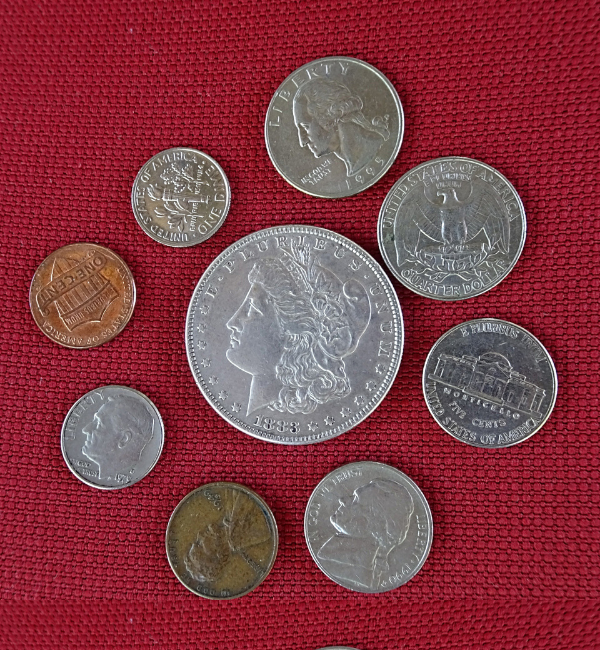
#> input picture Coins.png, 600 x 650 px
$ jupyter execute 'Coin Detection.ipynb'
#> lines starting #> are read from the running program, lines starting #| are printed output that depends on the picture; after the words box and inside, x2 and y2 are one past the last pixel; in counts of white or black regions, pixels touching at a corner belong together
## Coin Detection

**Name: Ashwath M**
**Reg. No: 212223230023**
**Slot.No: 4E6-1**

[cell 1]
import cv2
import matplotlib.pyplot as plt
import numpy as np

[cell 2]
image = cv2.imread('Coins.png')
#> image is the input picture: shape (650, 600, 3); mean B, G, R 68.8, 59.3, 131.9

[cell 3]
imageCopy = image.copy()
plt.imshow(image[:,:,::-1])
plt.title("Original Image")
plt.show()

[cell 4]
imageGray = cv2.cvtColor(image, cv2.COLOR_BGR2GRAY)
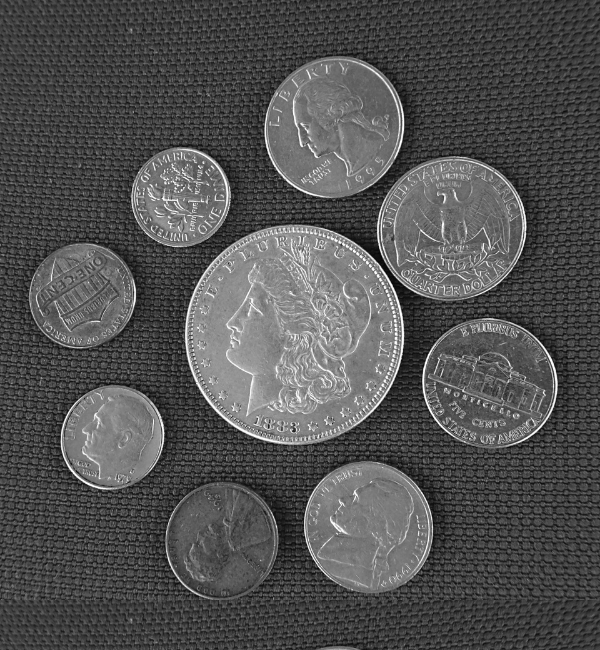
#> imageGray: shape (650, 600); min 5, max 254, mean 82.1

[cell 5]
plt.figure(figsize=(10,10))
plt.subplot(121);plt.imshow(image[:,:,::-1]);plt.title("Original Image")
plt.subplot(122); plt.imshow(imageGray,cmap='gray');plt.title("Grayscale Image"); plt.show()
#> after `plt.subplot(122)`:
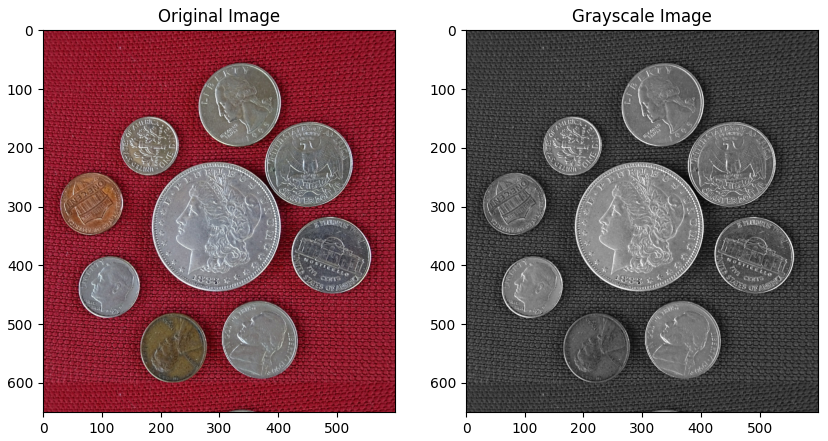
#> figure drawn by matplotlib, 2 panels

[cell 6]
imageB, imageG, imageR = cv2.split(image)
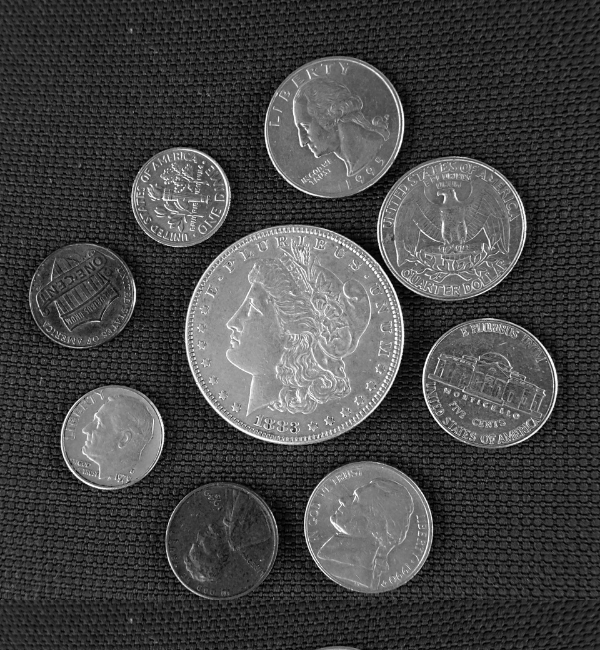
#> imageB: shape (650, 600); min 0, max 255, mean 68.8
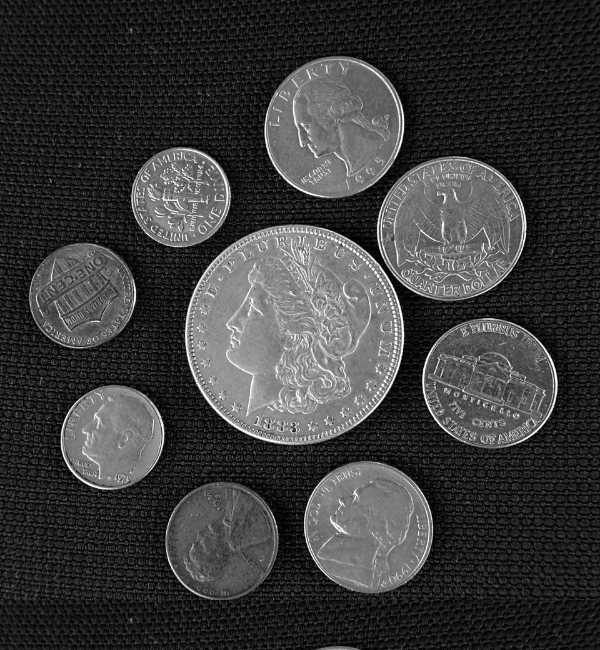
#> imageG: shape (650, 600); min 0, max 255, mean 59.3
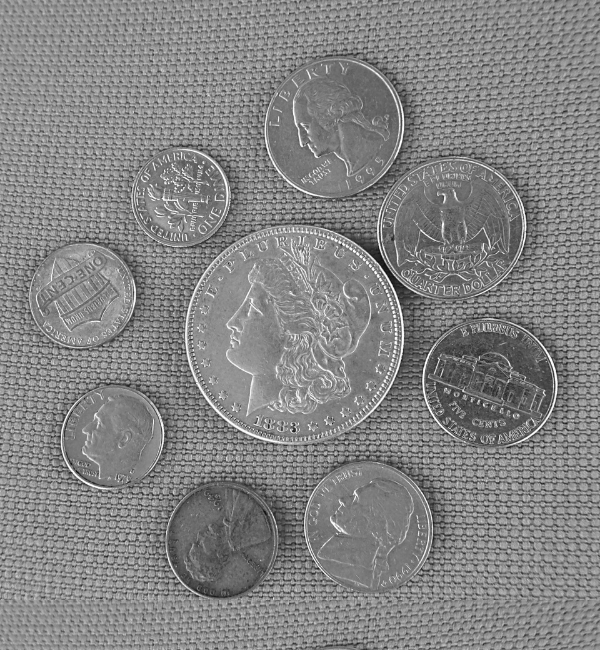
#> imageR: shape (650, 600); min 14, max 255, mean 131.9

[cell 7]
plt.figure(figsize=(20,12))
plt.subplot(141);plt.imshow(image[:,:,::-1]);plt.title("Original Image")
plt.subplot(142);plt.imshow(imageB,cmap='gray');plt.title("Blue Channel")
plt.subplot(143);plt.imshow(imageG,cmap='gray');plt.title("Green Channel")
plt.subplot(144);plt.imshow(imageR,cmap='gray');plt.title("Red Channel");
plt.show()

[cell 8]
_, thresh = cv2.threshold(imageG, 80, 255, cv2.THRESH_BINARY)
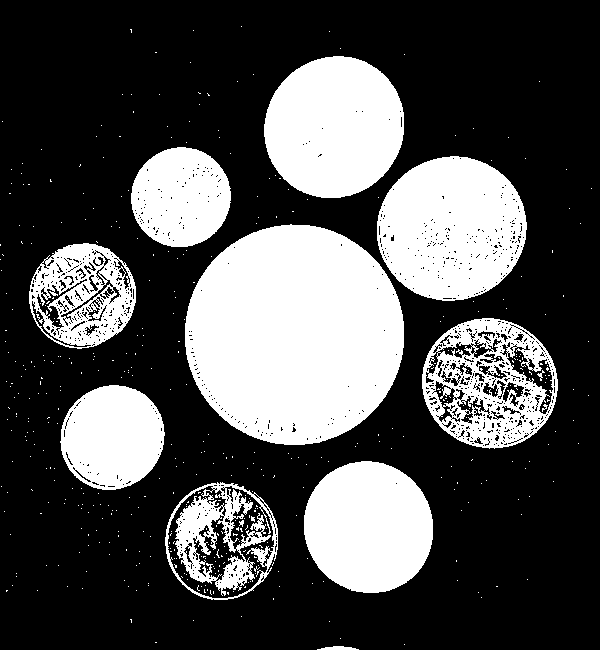
#> thresh: shape (650, 600); 31.2% white; 460 white regions (447 under 20 px), largest, box (x1, y1, x2, y2) and area: (185, 224, 404, 445) 37924, (377, 156, 527, 301) 16601, (264, 56, 404, 198) 15592

[cell 9]
plt.imshow(thresh, cmap='gray');plt.title('Thresholded Image');plt.show()

[cell 10]
kernel = np.ones((3, 3), np.uint8)
dilate = cv2.dilate(thresh, kernel, iterations=2)
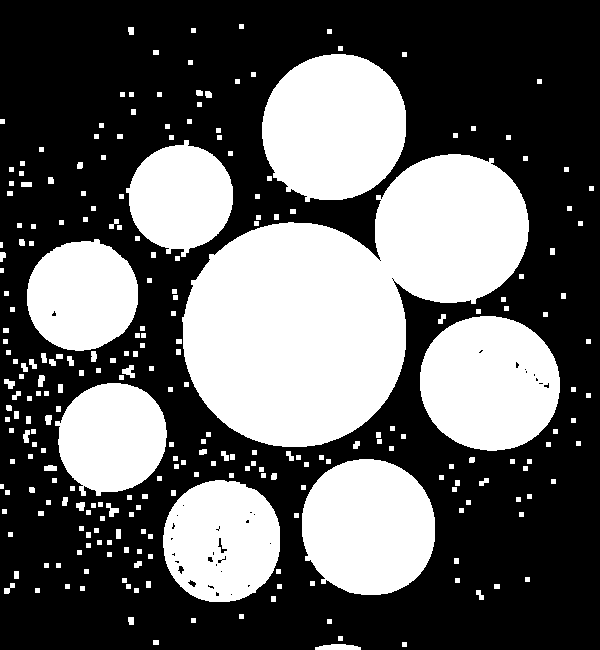
#> dilate: shape (650, 600); 38.8% white; 259 white regions (1 under 20 px), largest, box (x1, y1, x2, y2) and area: (182, 154, 529, 447) 58077, (262, 54, 406, 202) 16839, (420, 316, 560, 451) 14922

[cell 11]
plt.imshow(dilate,cmap='gray')
plt.title("Dilated Image")
plt.show()

[cell 12]
kernel1 = np.ones((5, 5), np.uint8)

[cell 13]
eroded = cv2.erode(dilate, kernel1, iterations=1)
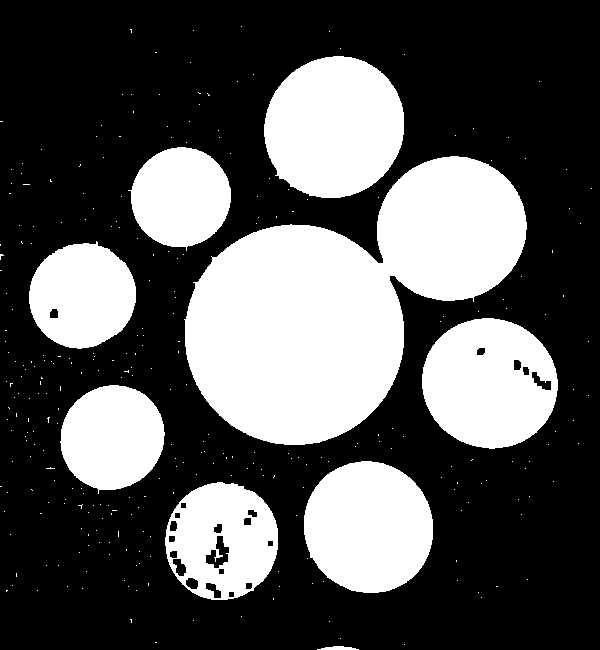
#> eroded: shape (650, 600); 34% white; 298 white regions (289 under 20 px), largest, box (x1, y1, x2, y2) and area: (184, 156, 527, 445) 55117, (264, 56, 404, 198) 15646, (422, 318, 558, 449) 13567
plt.imshow(eroded,cmap='gray')
plt.title("Eroded Image")
plt.show()

[cell 14]
params = cv2.SimpleBlobDetector_Params()

params.blobColor = 0

params.minDistBetweenBlobs = 2

params.filterByArea = False

params.filterByCircularity = True
params.minCircularity = 0.8

params.filterByConvexity = True
params.minConvexity = 0.8

params.filterByInertia =True
params.minInertiaRatio = 0.8

[cell 15]
detector = cv2.SimpleBlobDetector_create(params)

[cell 16]
keypoints = detector.detect(eroded)
#> keypoints = 9 keypoints; (x, y, size): (247, 521, 8.7), (173, 554, 8.5), (248, 585, 7.5), (171, 538, 7.5), (227, 570, 6.3), (221, 571, 6.3), (270, 543, 6.3), (177, 515, 6.3), (183, 505, 6.3)

[cell 17]
num_coins = len(keypoints)
#> num_coins = 9
print(f"Number of coins detected: {num_coins}")
#| Number of coins detected: 9
